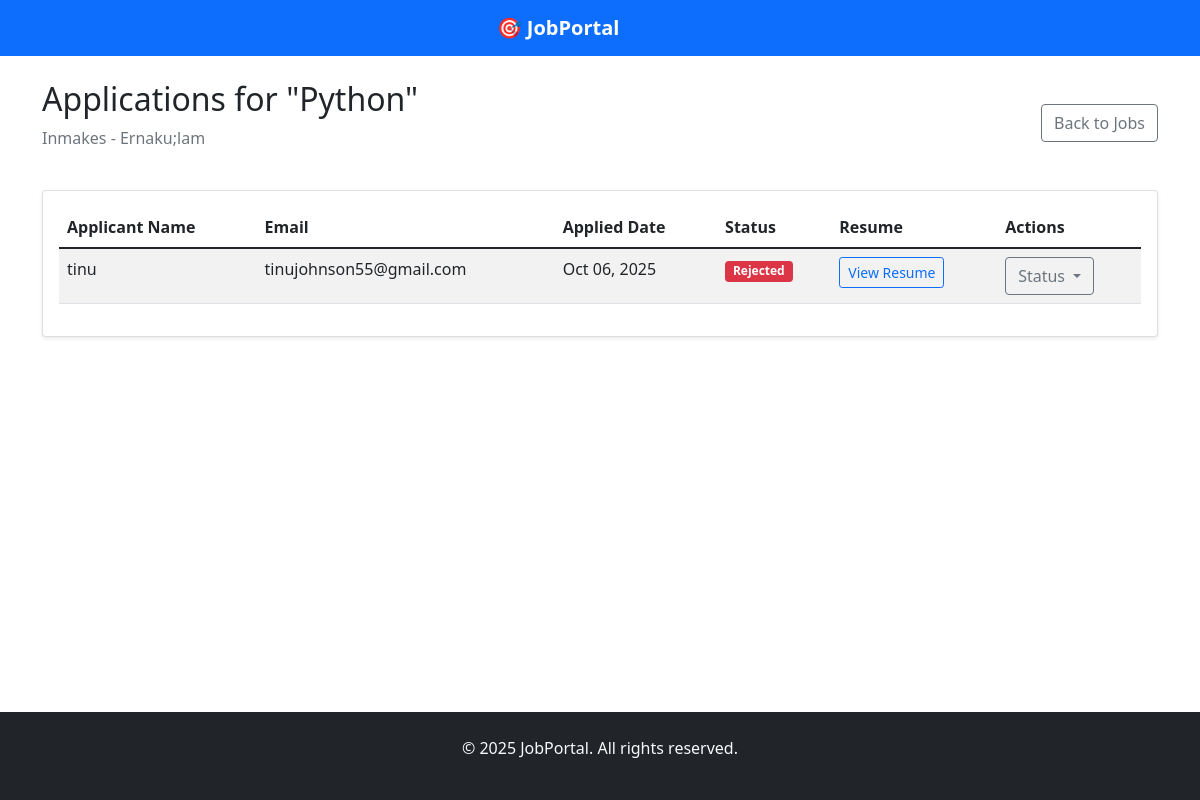
Screenshot of /view-applications/2/ (signed in) with the database file from the repository.
### Portal/models.py (models this page shows, shortened)
class Job(models.Model):
    employer = models.ForeignKey(
        User,
        on_delete=models.CASCADE,
        related_name="jobs",
        limit_choices_to={"role": "employer"},
    )
    title = models.CharField(max_length=120)
    description = models.TextField()
    salary = models.CharField(max_length=50, blank=True)
    location = models.CharField(max_length=120)
    category = models.CharField(max_length=120)
    company = models.CharField(max_length=120)
    created_at = models.DateTimeField(auto_now_add=True)
    class Meta:
        ordering = ["-created_at"]

class Application(models.Model):
    STATUS_CHOICES = [
        ("pending", "Pending"),
        ("reviewed", "Reviewed"),
        ("shortlisted", "Shortlisted"),
        ("accepted", "Accepted"),
        ("rejected", "Rejected"),
    ]
    job = models.ForeignKey(Job, on_delete=models.CASCADE, related_name="applications")
    seeker = models.ForeignKey(
        User,
        on_delete=models.CASCADE,
        related_name="applications",
        limit_choices_to={"role": "seeker"},
    )
    cover_letter = models.TextField(blank=True)
    resume = models.FileField(
        upload_to="resumes/",
        validators=[FileExtensionValidator(["pdf", "doc", "docx"])],
    )
    status = models.CharField(max_length=20, choices=STATUS_CHOICES, default="pending")
    applied_at = models.DateTimeField(auto_now_add=True)
    class Meta:
        unique_together = ("job", "seeker")  # one application per seeker per job
        ordering = ["-applied_at"]

class User(AbstractUser):
    ROLE_CHOICES = (
        ("seeker", "Job Seeker"),
        ("employer", "Employer"),
    )
    role = models.CharField(max_length=10, choices=ROLE_CHOICES)

### Portal/views.py (the view)
@login_required
def view_applicants(request, job_id):
    job = get_object_or_404(Job, id=job_id, employer=request.user)
    applications = Application.objects.filter(job=job).select_related("seeker")
    return render(
        request,
        "employer/view_applicants.html",
        {"job": job, "applications": applications},
    )

### templates/employer/view_applicants.html (shortened to what this page needs)
{% extends 'base.html' %}
{% block content %}
<div class="row">
    <div class="col-12">
        <div class="d-flex justify-content-between align-items-center mb-4">
            <div>
                <h2>Applications for "{{ job.title }}"</h2>
                <p class="text-muted">{{ job.company }} - {{ job.location }}</p>
            </div>
            <a href="{% url 'dashboard' %}" class="btn btn-outline-secondary">Back to Jobs</a>
        </div>
        {% if applications %}
        <div class="card">
            <div class="card-body">
                <div class="table-responsive">
                    <table class="table table-striped">
                        <thead>
                            <tr>
                                <th>Applicant Name</th>
                                <th>Email</th>
                                <th>Applied Date</th>
                                <th>Status</th>
                                <th>Resume</th>
                                <th>Actions</th>
                            </tr>
                        </thead>
                        <tbody>
                            {% for application in applications %}
                            <tr>
                                <td>{{ application.seeker.get_full_name|default:application.seeker.username }}</td>
                                <td>{{ application.seeker.email }}</td>
                                <td>{{ application.applied_at|date:"M d, Y" }}</td>
                                <td>
                                    <span class="badge
                                        {% if application.status == 'pending' %}bg-warning
                                        {% elif application.status == 'reviewed' %}bg-info
                                        {% elif application.status == 'shortlisted' %}bg-primary
                                        {% elif application.status == 'accepted' %}bg-success
                                        {% elif application.status == 'rejected' %}bg-danger
                                        {% else %}bg-secondary{% endif %}">
                                        {{ application.status|title }}
                                    </span>
                                </td>
                                <td>
                                    {% if application.resume %}
                                    <a href="{{ application.resume.url }}" target="_blank" class="btn btn-sm btn-outline-primary">View Resume</a>
                                    {% else %}
                                    <span class="text-muted">No resume</span>
                                    {% endif %}
                                </td>
                                <td>
                                    <div class="btn-group btn-group-sm">
                                        <div class="dropdown">
                                            <button class="btn btn-outline-secondary dropdown-toggle" type="button" data-bs-toggle="dropdown">
                                                Status
                                            </button>
                                        </div>
                                    </div>
                                </td>
                            </tr>
                            {% endfor %}
                        </tbody>
                    </table>
                </div>
            </div>
        </div>
        {% endif %}
    </div>
</div>
{% endblock %}

### templates/base.html (style rules this page uses)
.card { box-shadow: 0 0.125rem 0.25rem rgba(0, 0, 0, 0.075); border: 1px solid rgba(0, 0, 0, 0.125); }
body { display: flex; flex-direction: column; min-height: 100vh; }

### rows the page displays
Job: title "Python", company "Inmakes", location "Ernaku;lam"
Application: seeker.get_full_name "tinu", seeker.email "tinujohnson55@gmail.com", applied_at "Oct 06, 2025", status "Rejected"
